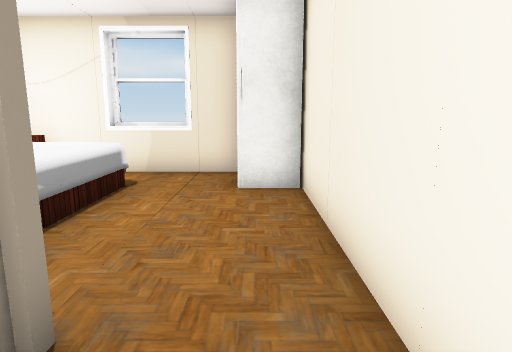
view 1 (above)

18 first-person views from a walk through a 3-D level made in the Unity game engine. The camera is 1.4 m above the floor, tilts 10° down and sees 75° across. The floor is counted in squares, 1 m on a side. Each view is taken from the middle of a square. On the plan, view 1 faces up. The plan holds only what a view shows up to about 15 squares ahead; the rest is blank. The player is left out. Door leaves are left out, so doorways stand open. Some surface patterns are stand-ins.

view 2
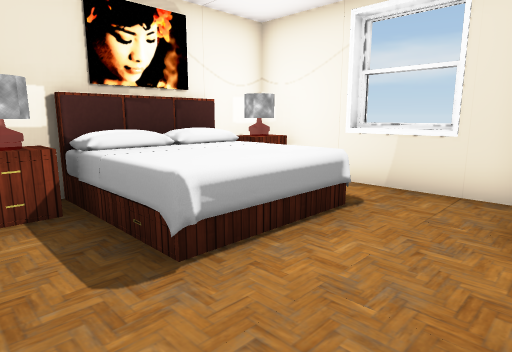

view 3
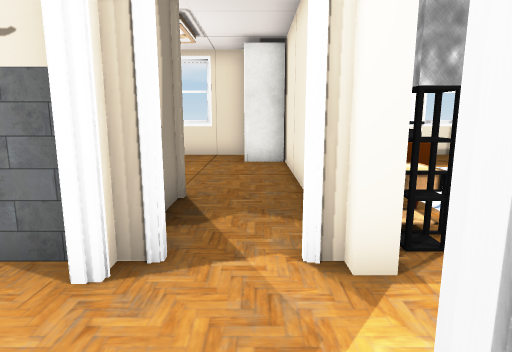

view 4
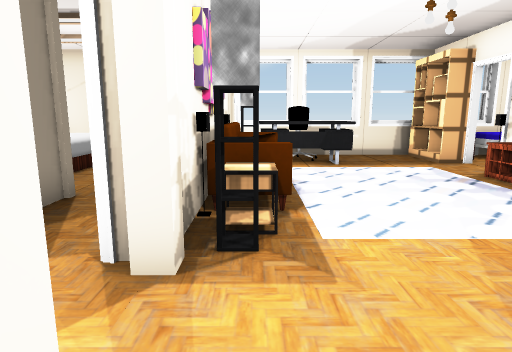

view 5
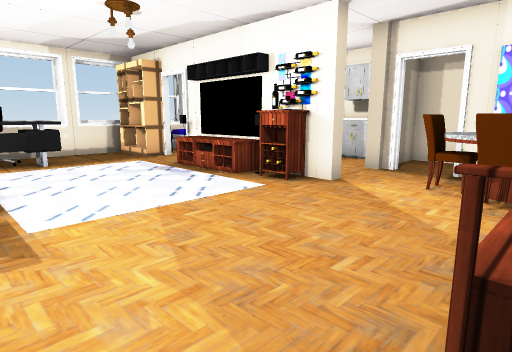

view 6
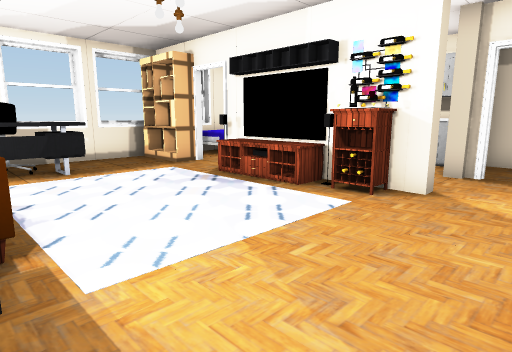

view 7
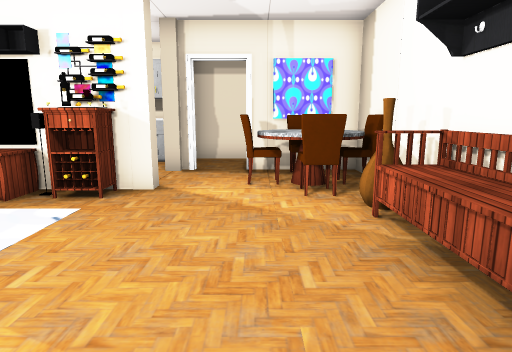

view 8
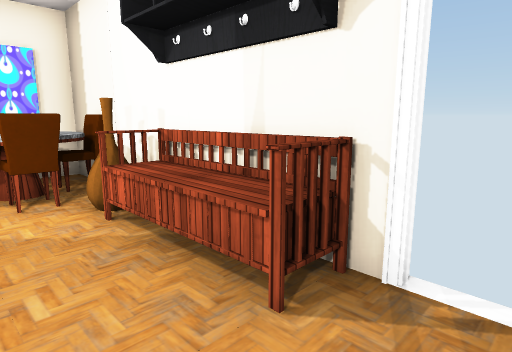

view 9
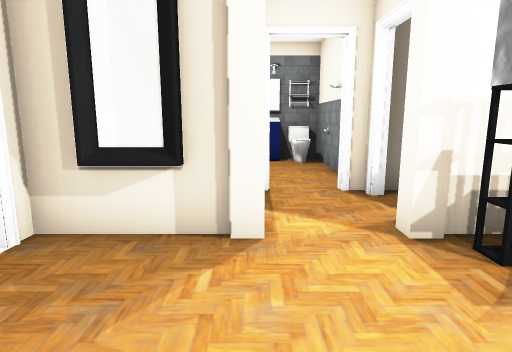

view 10
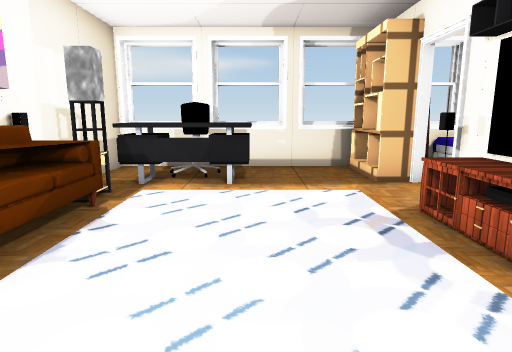

view 11
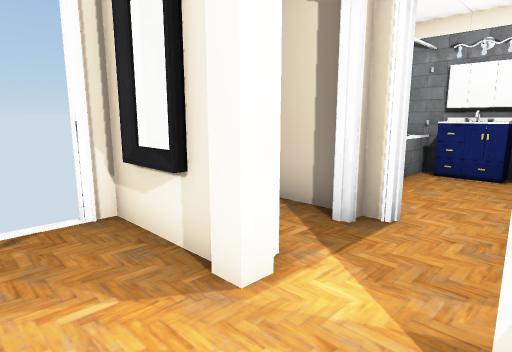

view 12
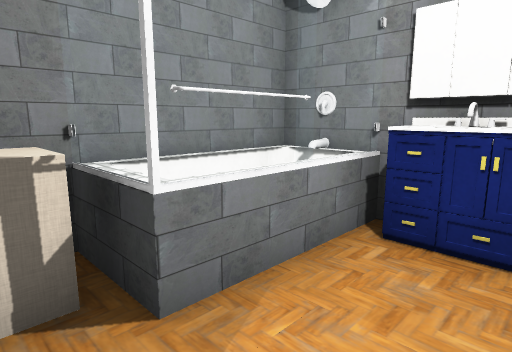

view 13
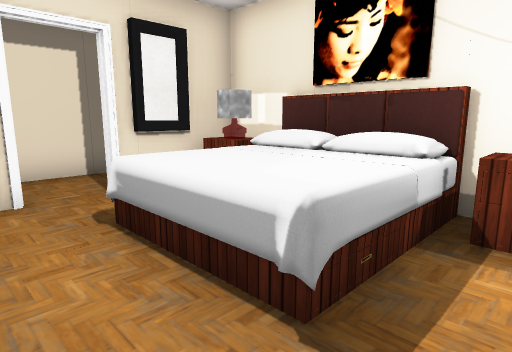

view 14
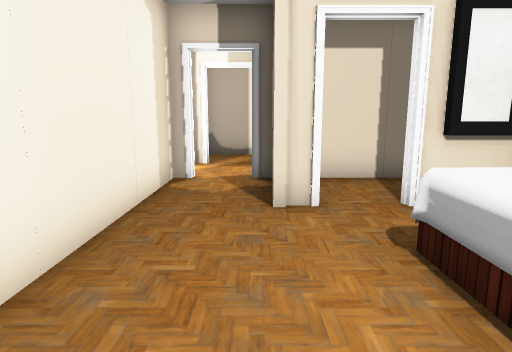

view 15
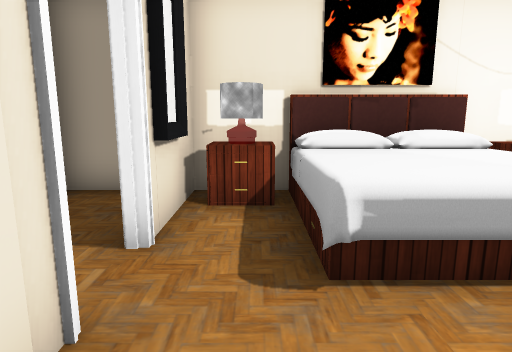

view 16
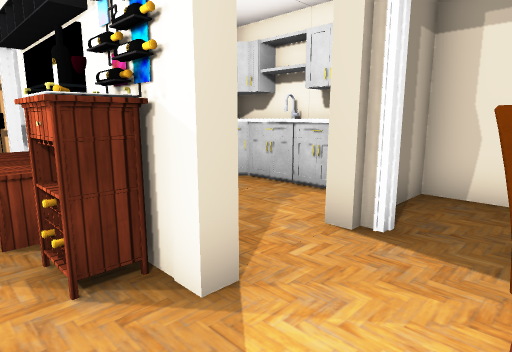

view 17
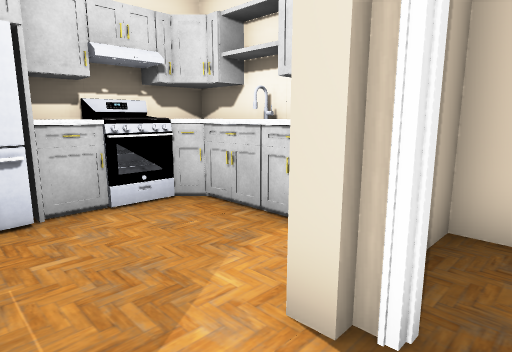

view 18
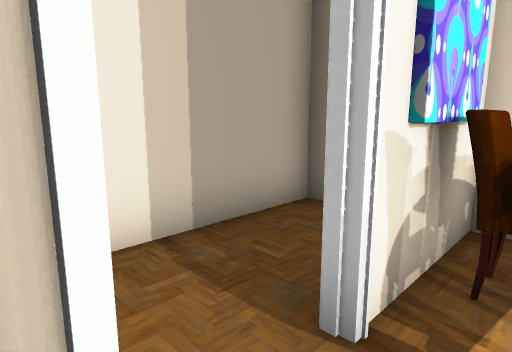

### Floor plan
Key: @ floor where view 1 was taken; # wall or solid block; . floor; D open door; = window, fence, low wall or low ledge; ^ raised ledge; C closet; T table; B bed; P pillar; S sofa; H chair; E shelf; A painting; F TV; N bench; M mirror; O other object.
Columns run from 6 left of view 1 to 14 right of it. Each row starts with its distance up from view 1.
  9 ###=#######=#=#####
  8 OO....C#.H....E ##
  7 TTBB..C#.HH...E#
  6 BBBB...#^^^^..ED
  5 BBBB...#T......D
  4 BBBB...OT.....T####
  3 OO.....AS.....FO#####
  2 ###DDP.#S.....F#...##
  1 #....#.OT.....T#...##
  0 #....#@#T.....O#...##
 -1 #####DDP#......P.P###
 -2 O....D...........D..#
 -3 O...#DDP.......HT#..#
 -4 #==###.M......HTH#..#
 -5 #.=###.#..NNNOTHT#..#
 -6 #### ###DD###########

Where each view was taken, in squares from view 1:
view 1: 0 up, 0 right, facing up
view 2: 2 up, 0 right, facing up-left
view 3: 4 down, 0 right, facing up
view 4: 4 down, 2 right, facing up
view 5: 5 down, 2 right, facing up-right
view 6: 3 down, 2 right, facing up-right
view 7: 3 down, 2 right, facing right
view 8: 3 down, 2 right, facing down-right
view 9: 3 down, 5 right, facing left
view 10: 1 down, 5 right, facing up
view 11: 1 down, 3 right, facing down-left
view 12: 2 down, 2 left, facing down-left
view 13: 8 up, 1 left, facing down-left
view 14: 7 up, 1 left, facing down
view 15: 3 up, 0 right, facing left
view 16: 3 down, 7 right, facing up-right
view 17: 2 down, 9 right, facing up-right
view 18: 1 down, 10 right, facing down-right
